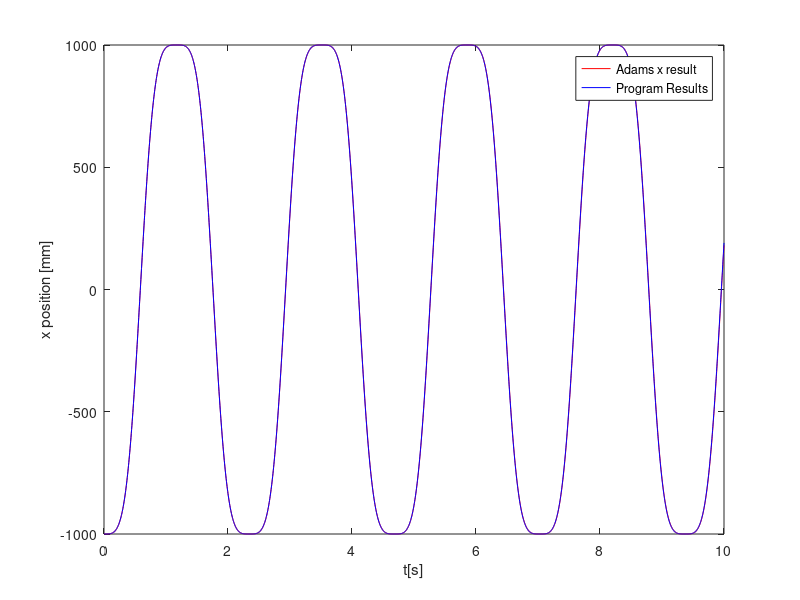
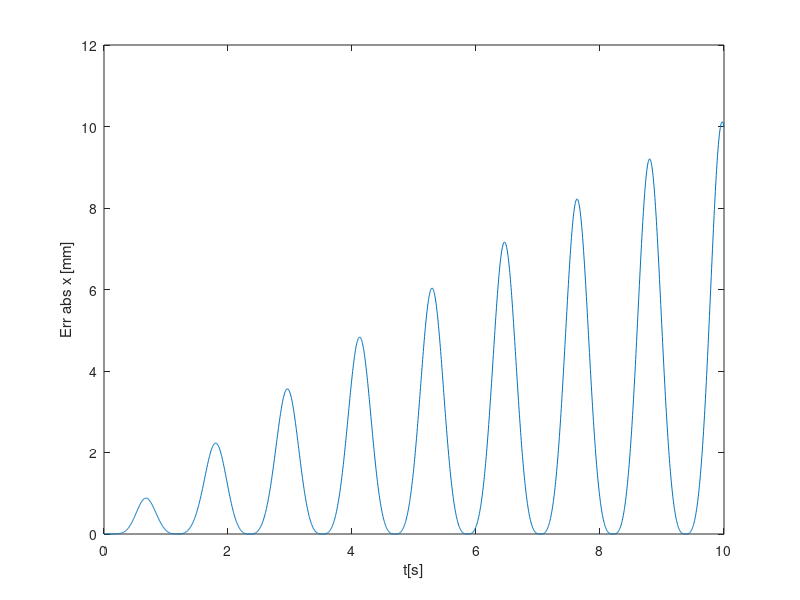
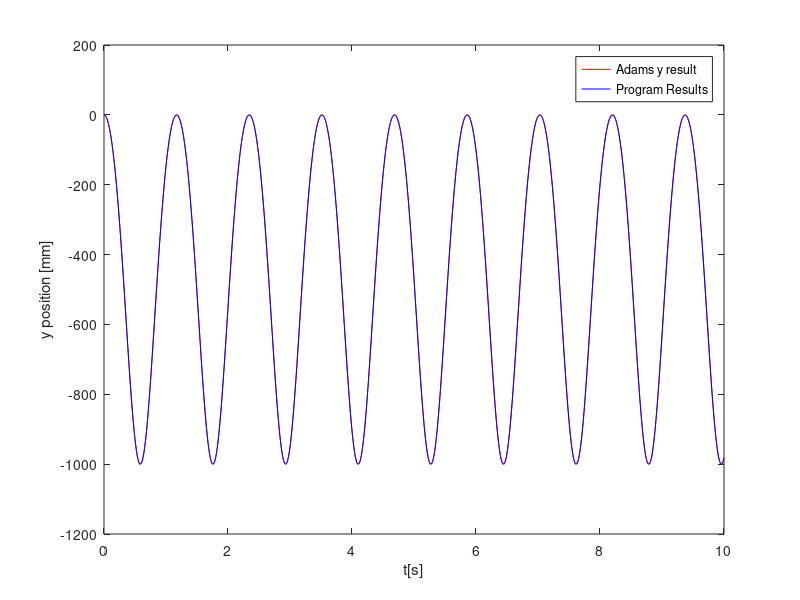
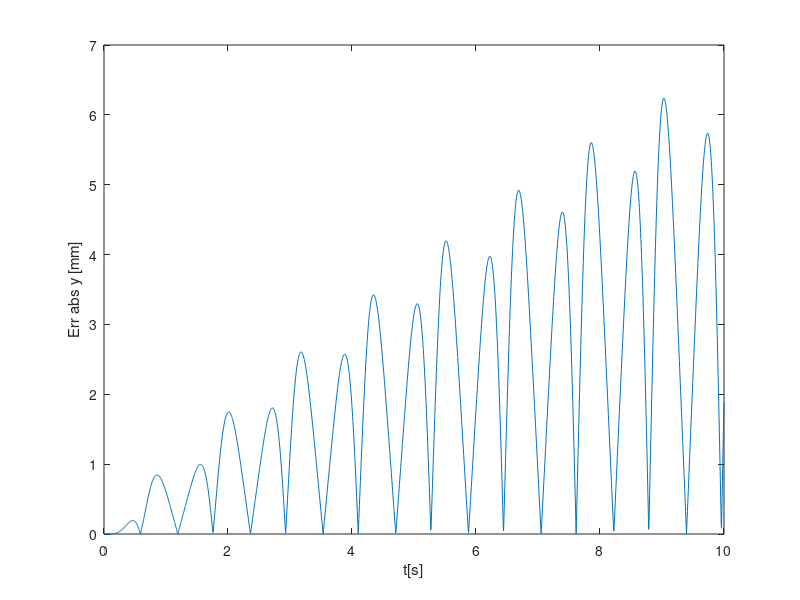

The MATLAB source for these figures, in order:
%Plotter

clc
clear

%% Adams Info
load('Adams_timevector.mat');
load('Adams_xvalues.mat');
load('Adams_yvalues.mat');

% Adams Vel

load('Adams_xvel.mat');
load('Adams_yvel.mat');

% Adams Accel
load('Adams_xaccel.mat');
load('Adams_yaccel.mat');

adx = Adams_xvalues;
ady = Adams_yvalues;
atime = adamstime;

%Adams Vel
adxd = Adams_xvel;
adyd = Adams_yvel;

%Adams Accel
adxdd = Adams_xaccel;
adydd = Adams_yaccel;

%% Program Info
load('CoM_wjw.mat');
load('Timevector.mat');

a = size(CoM,2);

for j = 1:a
    pos = CoM{1,j}(3).Position;
    xpos(1,j) = pos(1,1);
    ypos(1,j) = pos(2,1);
    vel = CoM{1,j}(3).TraVel;
    xvel(1,j) = vel(1,1);
    yvel(1,j) = vel(2,1);
    accel = CoM{1,j}(3).TraAccel;
    xaccel(1,j) = accel(1,1);
    yaccel(1,j) =  accel(2,1);
end

xpos = xpos';
ypos = ypos';
xvel = xvel';
yvel = yvel';
xaccel = xaccel';
yaccel = yaccel';

%%  Error Calc

abserrx = abs(adx-xpos);
abserry = abs(ady-ypos);

%Velocity Error
abserrxd = abs(adxd - xvel);
abserryd = abs(adyd - yvel);

%Accel Error
abserrxdd = abs(adxdd - xaccel);
abserrydd = abs(adydd - yaccel);


%% xplot
str = 'X Plot';
figure('Name',str,'NumberTitle','off');

plot(atime,adx,'r');
xlabel('t[s]');
ylabel('x position [mm]');
hold on
plot(timevector,xpos,'b');
legend('Adams x result','Program Results');
axis auto
hold off

%% X - Error Plot
str = 'X Error';
figure('Name',str,'NumberTitle','off');

plot(atime,abserrx);
xlabel('t[s]');
ylabel('Err abs x [mm]');
axis auto

%% yplot
str = 'Y Plot';
figure('Name',str,'NumberTitle','off');

plot(atime,ady,'r');
xlabel('t[s]');
ylabel('y position [mm]');
hold on
plot(timevector,ypos,'b');
legend('Adams y result','Program Results');
axis auto
hold off

%% Y - Error Plot
str = 'Y Error';
figure('Name',str,'NumberTitle','off');

plot(atime,abserry);
xlabel('t[s]');
ylabel('Err abs y [mm]');
axis auto

%% X - Vel Error Plot

str = 'Vel dx Error';
figure('Name',str,'NumberTitle','off');

plot(atime,abserrxd);
xlabel('t[s]');
ylabel('Err abs dx [mm/s]');
axis auto

%% Y - Vel Error Plot

str = 'Vel dy Error';
figure('Name',str,'NumberTitle','off');

plot(atime,abserryd);
xlabel('t[s]');
ylabel('Err abs dy [mm/s]');
axis auto

%% X - Accel Error Plot

str = 'Accel ddx Error';
figure('Name',str,'NumberTitle','off');

plot(atime,abserrxdd);
xlabel('t[s]');
ylabel('Err abs ddx [mm/s]');
axis auto

%% Y - Accel Error Plot

str = 'Accel ddy Error';
figure('Name',str,'NumberTitle','off');

plot(atime,abserrydd);
xlabel('t[s]');
ylabel('Err abs ddy [mm/s]');
axis auto